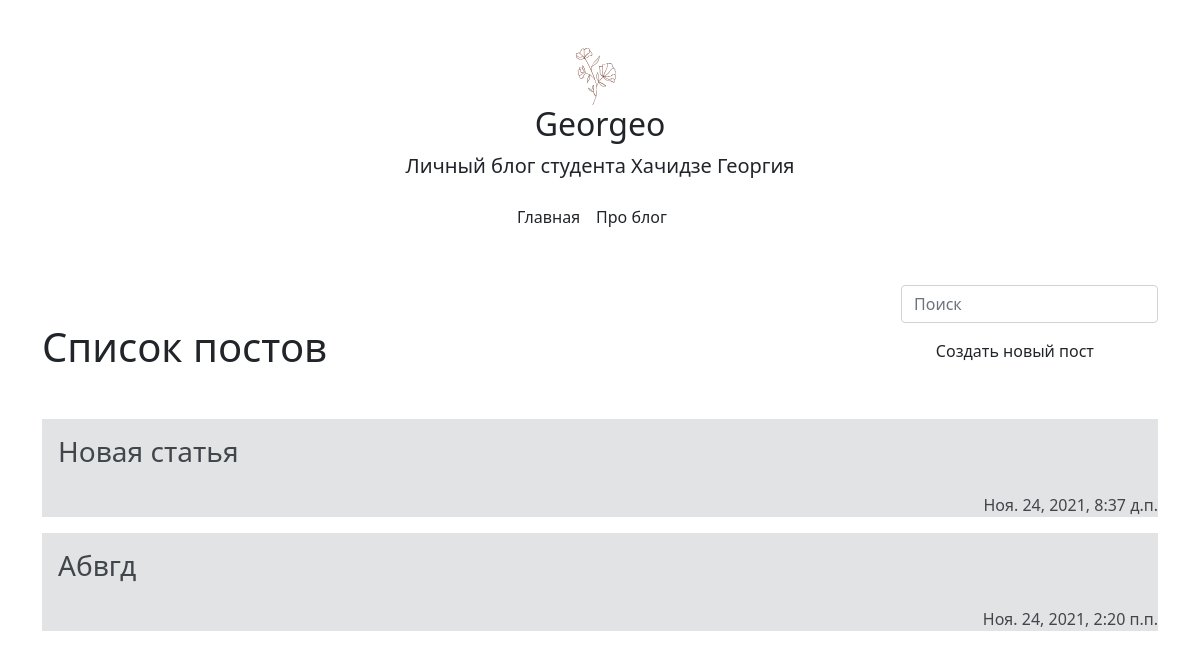
Before: / with the older database file.
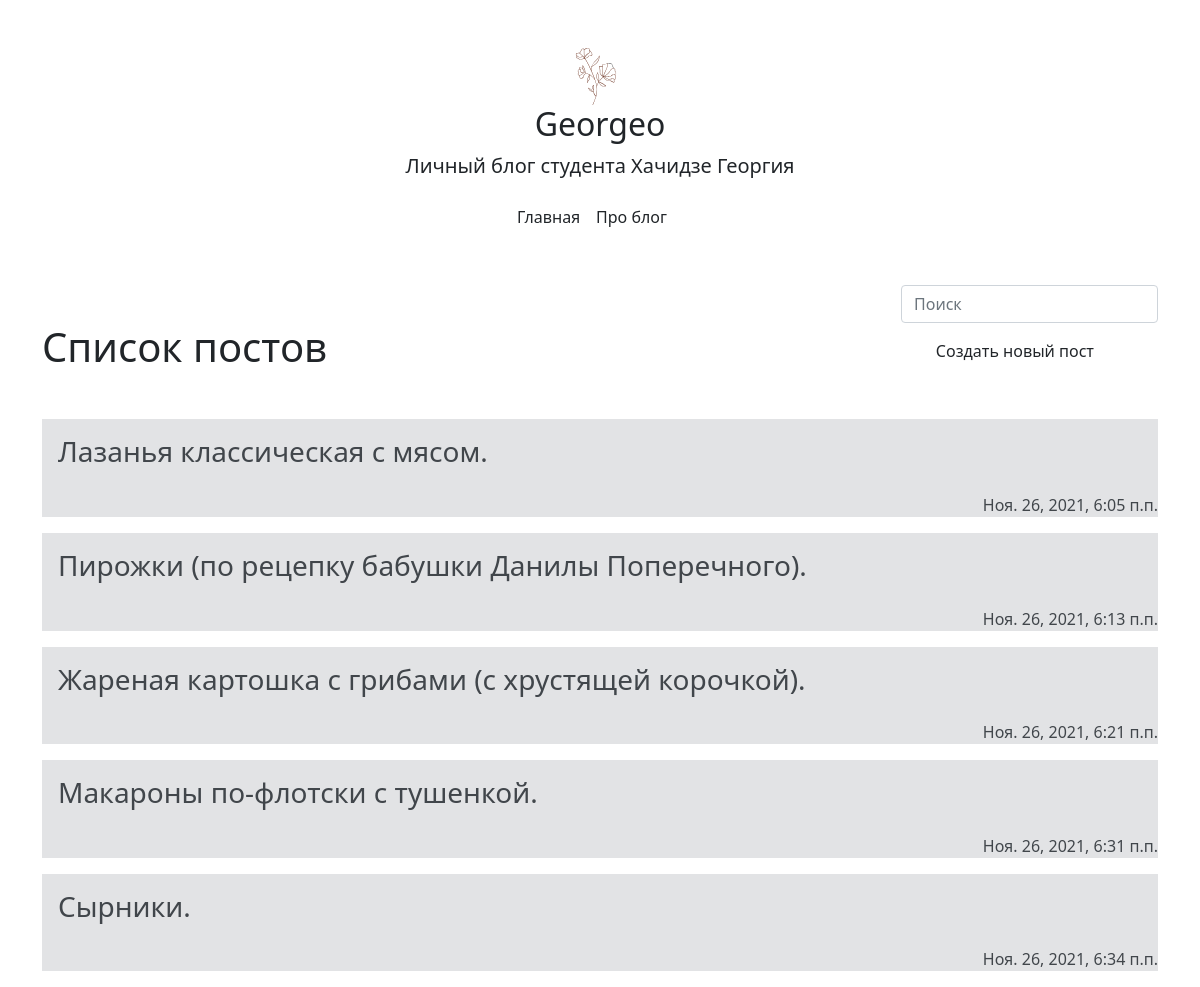
After: the same page with the newer database file.
### main/models.py (models this page shows, shortened)
class Task(models.Model):
    title = models.CharField('Заголовок поста', max_length=50)
    task = models.TextField('Текст поста')
    time = models.DateTimeField('Дата публикации', auto_now_add=True)
    class Meta:
        verbose_name = 'Статья'
        verbose_name_plural = 'Статьи'
        ordering = ["time"]

### main/views.py (the view)
# urls.py: path('', views.index, name='home'),
def index(request):
    search_query = request.GET.get('search', '')
    if search_query:
        tasks = Task.objects.filter(Q(title__icontains=search_query))
    else:
        tasks = Task.objects.all()
    return render(request, 'main/index.html', {'title': 'Главная страница сайта', 'tasks': tasks})

### main/templates/main/index.html (shortened to what this page needs)
{% extends 'main/base.html' %}
{% block content %}
    <div class="btn-toolbar justify-content-between">
        <form class="input-group" action="{% url 'main:home' %}">
            <input type="search" class="form-control" aria-label="Search" name="search" placeholder="Поиск">
        </form>
    </div>
    <div class="d-flex flex-column flex-md-row align-items-center pb-3 mb-4">
        <h1>Список постов</h1>
        <nav class="mt-2 mt-md-0 ms-md-auto">
            <a class="me-3 p-5 text-dark text-decoration-none" href="{% url 'main:create' %}">Создать новый пост </a>
        </nav>
    </div>
    {% if tasks %}
        {% for el in tasks %}
            <a class="text-dark text-decoration-none" href="{% url 'main:post' el.id %}">
                <div class="atert alert-secondary">
                        <div class="modal-header border-bottom-0">
                            <h3>{{ el.title }}</h3>
                        </div>
                    <p align="right">{{ el.time }}</p>
                </div>
            </a>
        {% endfor %}
    {% else  %}
        <p>Нет записей</p>
    {% endif %}
{% endblock %}

### main/templates/main/base.html (shortened to what this page needs)
<!doctype html>
<html lang="ru">
<head>
    <link rel="stylesheet" href="https://cdn.jsdelivr.net/npm/bootstrap@5.1.3/dist/css/bootstrap.min.css">
</head>
<body>
    <div class="py-5 text-center">
      <h2>Georgeo</h2>
      <p class="lead">Личный блог студента Хачидзе Георгия</p>
      <nav class="d-inline-flex mt-2 mt-md-0 ms-md-auto">
          <a class="me-3 py-2 text-dark text-decoration-none" href="{% url 'main:home' %}">Главная</a>
          <a class="me-3 py-2 text-dark text-decoration-none" href="{% url 'main:about' %}">Про блог</a>
      </nav>
    </div>
    <div class="container">
        {% block content %}{% endblock %}
    </div>
</body>
</html>

Changed rows visible on the page:
removed Task: title "Новая статья", time "Ноя. 24, 2021, 8:37 д.п."
removed Task: title "Абвгд", time "Ноя. 24, 2021, 2:20 п.п."
added Task: title "Лазанья классическая с мясом.", time "Ноя. 26, 2021, 6:05 п.п."
added Task: title "Пирожки (по рецепку бабушки Данилы Поперечного).", time "Ноя. 26, 2021, 6:13 п.п."
added Task: title "Жареная картошка с грибами (с хрустящей корочкой).", time "Ноя. 26, 2021, 6:21 п.п."
added Task: title "Макароны по-флотски с тушенкой.", time "Ноя. 26, 2021, 6:31 п.п."
added Task: title "Сырники.", time "Ноя. 26, 2021, 6:34 п.п."
